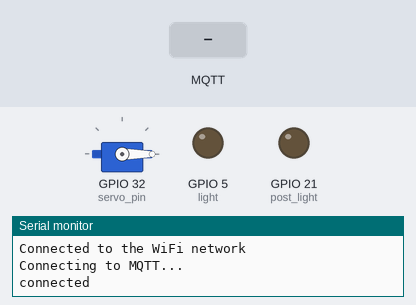
A sketch run on a simulated ESP32. Parts: servo, output pins drawn as LEDs (lit = HIGH), the last lines printed to the serial monitor. The inputs (shaded band) are chosen by the test bench. WiFi joins after 1.5 s; servers stay silent unless stated; the local clock reads 2024-03-15 10:24:30 at power-on unless the sketch sets it; no MQTT or app messages arrive unless stated.

Above: at 2.7 s.
2.8 s: MQTT message "1" arrives on the first subscribed topic
At 4.0 s:
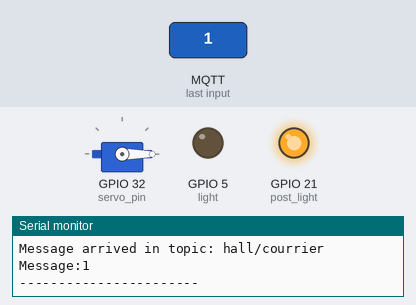
4.3 s: MQTT message "1" arrives on the second subscribed topic
At 5.3 s:
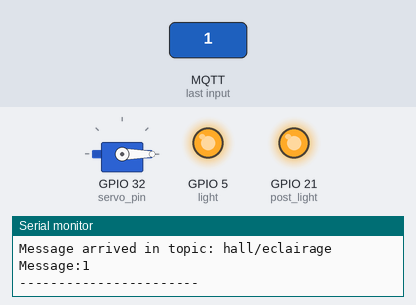
5.8 s: MQTT message "on" arrives on the first subscribed topic
At 6.4 s:
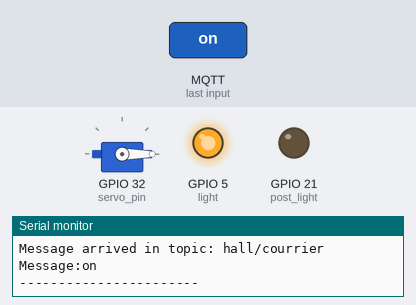
7.3 s: MQTT message "0" arrives on the third subscribed topic
At 7.6 s:
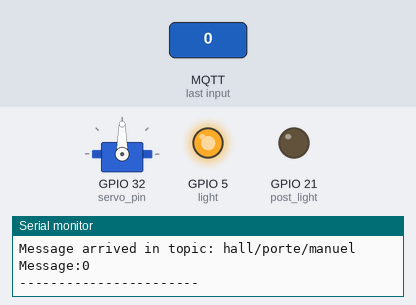
8.8 s: MQTT message "off" arrives on the second subscribed topic
At 9.9 s:
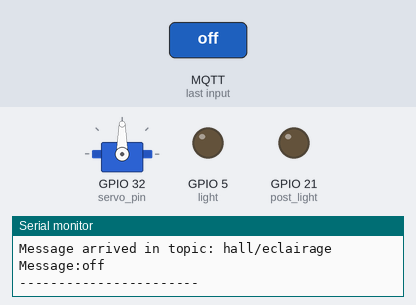
10.3 s: MQTT message "1" arrives on the third subscribed topic
At 11.1 s:
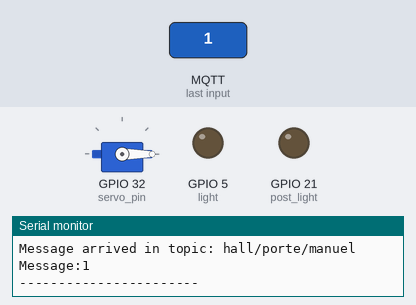
Timing chart, 0 to 12.8 s (numbered marks = the images above; inputs shaded):
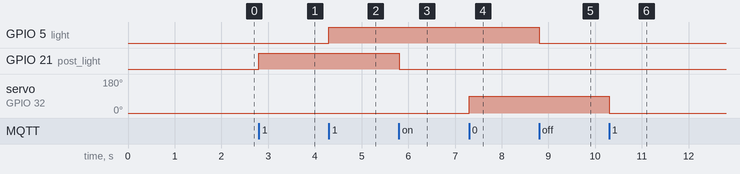

The sketch:

hall_actuators.ino
```cpp
/* Dans le cadre du projet Smart Ohm'e de BA3 ingénieur civil en informatique et gestion
 *  AFENZOUAR Farid
 *  email : Farid.AFENZOUAR@student.umons.ac.be
 *  FISICARO Federico
 *  email: Federico.FISICARO@student.umons.ac.be
 *  NGUYEN Harry
 *  email : Harry.NGUYEN@student.umons.ac.be
 *  VANSNICK Loïc
 *  email : Loic.VANSNICK@student.umons.ac.be
 */

#include <WiFi.h> // Enables the ESP8266 to connect to the local network (via WiFi)
#include <PubSubClient.h> // Allows us to connect to, and publish to the MQTT broker
#include<string.h>
#include <ESP32Servo.h>

// WiFi
// Make sure to update this for your own WiFi network!
const char* ssid = "IoTWifi";
const char* password ="SmartBuilding";
const char* mqttServer = "192.168.4.1";
const int mqttPort = 1883;

// MQTT
const char* mqtt_topic_mail = "hall/courrier";
const char* mqtt_topic_eclairage = "hall/eclairage";
const char* mqtt_topic_porte = "hall/porte";
const char* mqtt_topic_porte_manuel = "hall/porte/manuel";
const char* mqtt_topic_eclairage_manuel = "hall/eclairage/manuel";

// The client id identifies the ESP8266 device. Think of it a bit like a hostname (Or just a name, like Greg).
const char* clientID = "esp32_salon";

// Initialise the WiFi and MQTT Client objects
WiFiClient espClient;
PubSubClient client(mqttServer, 1883, espClient); // 1883 is the listener port for the Broker
Servo servo;
// Données à envoyées en plus
int servo_pin=32;
int light= 5;
int post_light=21;
int eclairage=0;
int auto_eclairage=1;
int porte_ouverte=0;
int auto_porte=0;
int mail=0;
int temps_arret_porte=0;
int temps_arret_ecl=0;
void callback(char* topic, byte* payload, unsigned int length) {
  float val=0;// pour sauvgarder la valeur reçu aprés la convertir en float
  String result="";
  Serial.print("Message arrived in topic: ");
  Serial.println(topic);

  Serial.print("Message:");
  for (int i = 0; i < length; i++) {
    Serial.print((char)payload[i]);
    result+=(char)payload[i];

  }
  //payload to float
  const char *c = result.c_str();
  val=atof(c);
  Serial.println();
  Serial.println("-----------------------");
//temperature
const char* top=topic;

if(strcmp(top,mqtt_topic_eclairage)==0){
  if(auto_eclairage==1)
  eclairage=(int)val;
  }
else if(strcmp(top,mqtt_topic_mail)==0){
 mail=(int)val;
  }

else if(strcmp(top,mqtt_topic_porte_manuel)==0){
temps_arret_porte=time(NULL);
porte_ouverte=(porte_ouverte==0)?1:0;
}
else if(strcmp(top,mqtt_topic_eclairage_manuel)==0){
if(eclairage==0){
auto_eclairage=0;
temps_arret_ecl=time(NULL);
eclairage=(eclairage==0)?1:0;
}
else
auto_eclairage=1;
}
}

void setup() {
  Serial.begin(115200);
  pinMode(light, OUTPUT);
  pinMode(post_light, OUTPUT);
  servo.attach(servo_pin);
  servo.write(0);
WiFi.begin(ssid, password);

  while (WiFi.status() != WL_CONNECTED) {
    delay(500);
    Serial.println("Connecting to WiFi..");
  }
  Serial.println("Connected to the WiFi network");

  client.setServer(mqttServer, mqttPort);
  client.setCallback(callback);

  while (!client.connected()) {
    Serial.println("Connecting to MQTT...");

    if (client.connect("ESP32Client")) {

      Serial.println("connected");

    } else {

      Serial.print("failed with state ");
      Serial.print(client.state());
      delay(2000);

    }
  }

  client.subscribe("hall/courrier");
  client.subscribe("hall/eclairage");
      client.subscribe("hall/porte/manuel");
    client.subscribe("hall/eclairage/manuel");


}

void loop() {
  if(time(NULL)-temps_arret_porte>60)
  porte_ouverte=0;
  if(time(NULL)-temps_arret_ecl>60)
  auto_eclairage=1;
  //boite à lettres
  if(mail==1){
    digitalWrite(post_light, HIGH);
    }
    else {
    digitalWrite(post_light,LOW);
    }
    //eclairage
 if(eclairage==1){
    digitalWrite(light, HIGH);
    }
    else {
    digitalWrite(light,LOW);
    }
    //porte
    if(porte_ouverte==1){
    servo.write(90);
    } else{
      servo.write(0);
      }

client.loop();
}
```

Measured:
- after the input at 2.8 s, GPIO 21 (post_light): LOW → HIGH at once
- after the input at 4.3 s, GPIO 5 (light): LOW → HIGH at once
- after the input at 5.8 s, GPIO 21 (post_light): HIGH → LOW at once
- after the input at 7.3 s, servo on GPIO 32 (servo_pin): 0° → 90° at once
- after the input at 8.8 s, GPIO 5 (light): HIGH → LOW at once
- after the input at 10.3 s, servo on GPIO 32 (servo_pin): 90° → 0° at once
